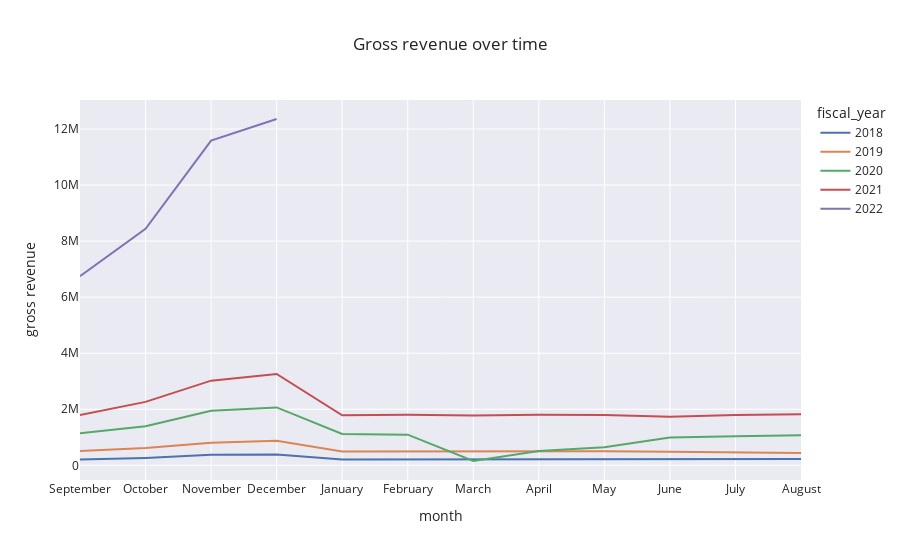

Here is the notebook cell this chart was saved with:
### Code cell
# gross revenue over time
fig=px.line(
    monthly_data,
    x='month',
    y='gross_revenue',
    color='fiscal_year',
    template='seaborn',
    category_orders={'month':order_of_months},
    title='Gross revenue over time'
)

fig.update_layout(
    xaxis_title="month", yaxis_title="gross revenue"
)

fig.show()

### Figure 1 — Plotly figure (JSON) as saved in the notebook; plotly's stock layout.template omitted (floating-point values rounded to 4 significant figures)
{"data": [{"hovertemplate": "fiscal_year=2018<br>month=%{x}<br>gross_revenue=%{y}<extra></extra>", "legendgroup": "2018", "line": {"color": "rgb(76,114,176)", "dash": "solid"}, "marker": {"symbol": "circle"}, "mode": "lines", "name": "2018", "orientation": "v", "showlegend": true, "type": "scatter", "x": ["September", "October", "November", "December", "January", "February", "March", "April", "May", "June", "July", "August"], "xaxis": "x", "y": [203600.0, 264500.0, 375200.0, 385600.0, 208700.0, 207600.0, 224200.0, 219500.0, 210600.0, 213200.0, 210400.0, 220900.0], "yaxis": "y"}, {"hovertemplate": "fiscal_year=2019<br>month=%{x}<br>gross_revenue=%{y}<extra></extra>", "legendgroup": "2019", "line": {"color": "rgb(221,132,82)", "dash": "solid"}, "marker": {"symbol": "circle"}, "mode": "lines", "name": "2019", "orientation": "v", "showlegend": true, "type": "scatter", "x": ["September", "October", "November", "December", "January", "February", "March", "April", "May", "June", "July", "August"], "xaxis": "x", "y": [509600.0, 620500.0, 803500.0, 874400.0, 494300.0, 499900.0, 479200.0, 492400.0, 500500.0, 482900.0, 447100.0, 437400.0], "yaxis": "y"}, {"hovertemplate": "fiscal_year=2020<br>month=%{x}<br>gross_revenue=%{y}<extra></extra>", "legendgroup": "2020", "line": {"color": "rgb(85,168,104)", "dash": "solid"}, "marker": {"symbol": "circle"}, "mode": "lines", "name": "2020", "orientation": "v", "showlegend": true, "type": "scatter", "x": ["September", "October", "November", "December", "January", "February", "March", "April", "May", "June", "July", "August"], "xaxis": "x", "y": [1144000.0, 1395000.0, 1945000.0, 2065000.0, 1117000.0, 1093000.0, 153700.0, 514100.0, 646100.0, 988100.0, 1039000.0, 1073000.0], "yaxis": "y"}, {"hovertemplate": "fiscal_year=2021<br>month=%{x}<br>gross_revenue=%{y}<extra></extra>", "legendgroup": "2021", "line": {"color": "rgb(196,78,82)", "dash": "solid"}, "marker": {"symbol": "circle"}, "mode": "lines", "name": "2021", "orientation": "v", "showlegend": true, "type": "scatter", "x": ["September", "October", "November", "December", "January", "February", "March", "April", "May", "June", "July", "August"], "xaxis": "x", "y": [1796000.0, 2263000.0, 3021000.0, 3261000.0, 1787000.0, 1802000.0, 1775000.0, 1808000.0, 1792000.0, 1736000.0, 1793000.0, 1826000.0], "yaxis": "y"}, {"hovertemplate": "fiscal_year=2022<br>month=%{x}<br>gross_revenue=%{y}<extra></extra>", "legendgroup": "2022", "line": {"color": "rgb(129,114,179)", "dash": "solid"}, "marker": {"symbol": "circle"}, "mode": "lines", "name": "2022", "orientation": "v", "showlegend": true, "type": "scatter", "x": ["September", "October", "November", "December"], "xaxis": "x", "y": [6748000.0, 8440000.0, 11590000.0, 12360000.0], "yaxis": "y"}], "layout": {"legend": {"title": {"text": "fiscal_year"}, "tracegroupgap": 0}, "title": {"text": "Gross revenue over time"}, "xaxis": {"anchor": "y", "categoryarray": ["September", "October", "November", "December", "January", "February", "March", "April", "May", "June", "July", "August"], "categoryorder": "array", "domain": [0, 1], "title": {"text": "month"}}, "yaxis": {"anchor": "x", "domain": [0, 1], "title": {"text": "gross revenue"}}}}
